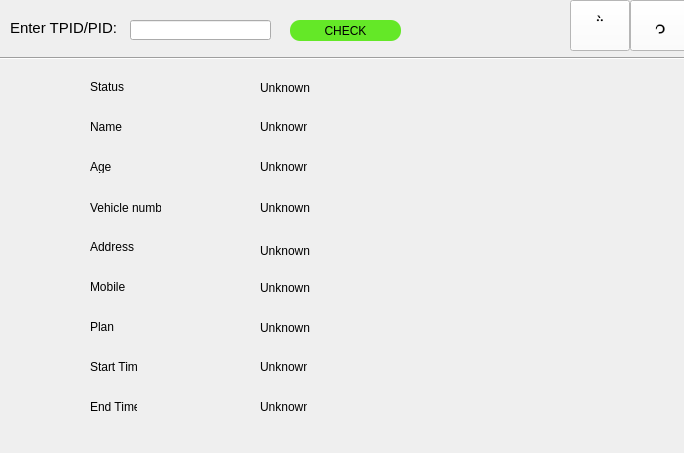
<?xml version="1.0" encoding="UTF-8"?>
<ui version="4.0">
 <class>backoffice1_3_2</class>
 <widget class="QDialog" name="backoffice1_3_2">
  <property name="geometry">
   <rect>
    <x>0</x>
    <y>0</y>
    <width>684</width>
    <height>453</height>
   </rect>
  </property>
  <property name="windowTitle">
   <string>Dialog</string>
  </property>
  <widget class="Line" name="line">
   <property name="geometry">
    <rect>
     <x>0</x>
     <y>50</y>
     <width>691</width>
     <height>16</height>
    </rect>
   </property>
   <property name="orientation">
    <enum>Qt::Horizontal</enum>
   </property>
  </widget>
  <widget class="QPushButton" name="pushButton">
   <property name="geometry">
    <rect>
     <x>290</x>
     <y>20</y>
     <width>111</width>
     <height>21</height>
    </rect>
   </property>
   <property name="autoFillBackground">
    <bool>false</bool>
   </property>
   <property name="styleSheet">
    <string notr="true">background-color:#64e827;
border-radius: 10px;
border-color:#64e827;</string>
   </property>
   <property name="text">
    <string>CHECK</string>
   </property>
  </widget>
  <widget class="QLabel" name="label">
   <property name="geometry">
    <rect>
     <x>10</x>
     <y>20</y>
     <width>121</width>
     <height>16</height>
    </rect>
   </property>
   <property name="font">
    <font>
     <pointsize>11</pointsize>
    </font>
   </property>
   <property name="text">
    <string>Enter TPID/PID:</string>
   </property>
  </widget>
  <widget class="QLineEdit" name="lineEdit">
   <property name="geometry">
    <rect>
     <x>130</x>
     <y>20</y>
     <width>141</width>
     <height>20</height>
    </rect>
   </property>
  </widget>
  <widget class="QPushButton" name="hometohome">
   <property name="geometry">
    <rect>
     <x>630</x>
     <y>0</y>
     <width>61</width>
     <height>51</height>
    </rect>
   </property>
   <property name="font">
    <font>
     <pointsize>14</pointsize>
    </font>
   </property>
   <property name="autoFillBackground">
    <bool>false</bool>
   </property>
   <property name="styleSheet">
    <string notr="true">background-color:white;</string>
   </property>
   <property name="text">
    <string></string>
   </property>
  </widget>
  <widget class="QPushButton" name="backtoback">
   <property name="geometry">
    <rect>
     <x>570</x>
     <y>0</y>
     <width>60</width>
     <height>51</height>
    </rect>
   </property>
   <property name="font">
    <font>
     <pointsize>14</pointsize>
    </font>
   </property>
   <property name="autoFillBackground">
    <bool>false</bool>
   </property>
   <property name="styleSheet">
    <string notr="true">background-color:white;</string>
   </property>
   <property name="text">
    <string></string>
   </property>
  </widget>
  <widget class="QLabel" name="label_4">
   <property name="geometry">
    <rect>
     <x>260</x>
     <y>200</y>
     <width>71</width>
     <height>16</height>
    </rect>
   </property>
   <property name="text">
    <string>Unknown</string>
   </property>
  </widget>
  <widget class="QLabel" name="label_13">
   <property name="geometry">
    <rect>
     <x>260</x>
     <y>320</y>
     <width>51</width>
     <height>16</height>
    </rect>
   </property>
   <property name="text">
    <string>Unknown</string>
   </property>
  </widget>
  <widget class="QLabel" name="label_5">
   <property name="geometry">
    <rect>
     <x>260</x>
     <y>220</y>
     <width>271</width>
     <height>61</height>
    </rect>
   </property>
   <property name="text">
    <string>Unknown</string>
   </property>
  </widget>
  <widget class="QLabel" name="label_9">
   <property name="geometry">
    <rect>
     <x>90</x>
     <y>200</y>
     <width>71</width>
     <height>16</height>
    </rect>
   </property>
   <property name="text">
    <string>Vehicle number</string>
   </property>
  </widget>
  <widget class="QLabel" name="label_17">
   <property name="geometry">
    <rect>
     <x>260</x>
     <y>400</y>
     <width>47</width>
     <height>13</height>
    </rect>
   </property>
   <property name="text">
    <string>Unknown</string>
   </property>
  </widget>
  <widget class="QLabel" name="label_3">
   <property name="geometry">
    <rect>
     <x>260</x>
     <y>160</y>
     <width>47</width>
     <height>13</height>
    </rect>
   </property>
   <property name="text">
    <string>Unknown</string>
   </property>
  </widget>
  <widget class="QLabel" name="label_10">
   <property name="geometry">
    <rect>
     <x>90</x>
     <y>240</y>
     <width>47</width>
     <height>13</height>
    </rect>
   </property>
   <property name="text">
    <string>Address</string>
   </property>
  </widget>
  <widget class="QLabel" name="label_11">
   <property name="geometry">
    <rect>
     <x>90</x>
     <y>280</y>
     <width>47</width>
     <height>13</height>
    </rect>
   </property>
   <property name="text">
    <string>Mobile</string>
   </property>
  </widget>
  <widget class="QLabel" name="label_2">
   <property name="geometry">
    <rect>
     <x>260</x>
     <y>120</y>
     <width>47</width>
     <height>13</height>
    </rect>
   </property>
   <property name="text">
    <string>Unknown</string>
   </property>
  </widget>
  <widget class="QLabel" name="label_16">
   <property name="geometry">
    <rect>
     <x>260</x>
     <y>360</y>
     <width>47</width>
     <height>13</height>
    </rect>
   </property>
   <property name="text">
    <string>Unknown</string>
   </property>
  </widget>
  <widget class="QLabel" name="label_7">
   <property name="geometry">
    <rect>
     <x>90</x>
     <y>120</y>
     <width>47</width>
     <height>13</height>
    </rect>
   </property>
   <property name="text">
    <string>Name</string>
   </property>
  </widget>
  <widget class="QLabel" name="label_6">
   <property name="geometry">
    <rect>
     <x>260</x>
     <y>280</y>
     <width>111</width>
     <height>16</height>
    </rect>
   </property>
   <property name="text">
    <string>Unknown</string>
   </property>
  </widget>
  <widget class="QLabel" name="label_12">
   <property name="geometry">
    <rect>
     <x>90</x>
     <y>320</y>
     <width>47</width>
     <height>13</height>
    </rect>
   </property>
   <property name="text">
    <string>Plan</string>
   </property>
  </widget>
  <widget class="QLabel" name="label_14">
   <property name="geometry">
    <rect>
     <x>90</x>
     <y>360</y>
     <width>47</width>
     <height>13</height>
    </rect>
   </property>
   <property name="text">
    <string>Start Time</string>
   </property>
  </widget>
  <widget class="QLabel" name="label_8">
   <property name="geometry">
    <rect>
     <x>90</x>
     <y>160</y>
     <width>47</width>
     <height>13</height>
    </rect>
   </property>
   <property name="text">
    <string>Age</string>
   </property>
  </widget>
  <widget class="QLabel" name="label_15">
   <property name="geometry">
    <rect>
     <x>90</x>
     <y>400</y>
     <width>47</width>
     <height>13</height>
    </rect>
   </property>
   <property name="text">
    <string>End Time</string>
   </property>
  </widget>
  <widget class="QLabel" name="label_18">
   <property name="geometry">
    <rect>
     <x>90</x>
     <y>80</y>
     <width>47</width>
     <height>13</height>
    </rect>
   </property>
   <property name="text">
    <string>Status</string>
   </property>
  </widget>
  <widget class="QLabel" name="label_19">
   <property name="geometry">
    <rect>
     <x>260</x>
     <y>80</y>
     <width>91</width>
     <height>16</height>
    </rect>
   </property>
   <property name="text">
    <string>Unknown</string>
   </property>
  </widget>
 </widget>
 <resources/>
 <connections/>
</ui>
